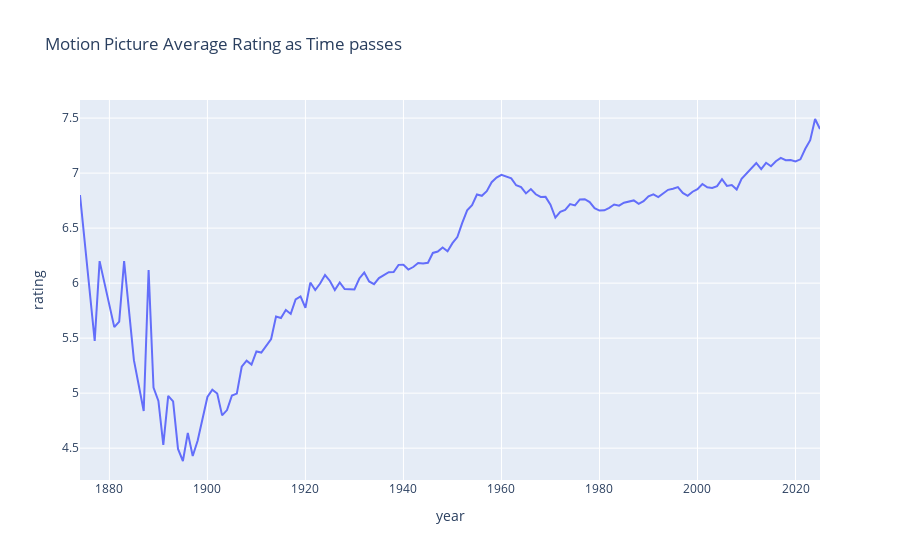

The notebook cell this image was saved under:
### Markdown cell above
Now we can plot how the average rating of movies has trended historically:

### Code cell
fig = px.line(result, x = "year", y = "rating", title = "Motion Picture Average Rating as Time passes")
fig.show()

### Figure 1 — Plotly figure (JSON) as saved in the notebook; plotly's stock layout.template omitted (floating-point values rounded to 4 significant figures; data arrays with more than 128 entries replaced by an {"elided": "..."} marker saying what was removed)
{"data": [{"hovertemplate": "year=%{x}<br>rating=%{y}<extra></extra>", "legendgroup": "", "line": {"color": "#636efa", "dash": "solid"}, "marker": {"symbol": "circle"}, "mode": "lines", "name": "", "orientation": "v", "showlegend": false, "type": "scatter", "x": {"elided": "146 int values"}, "xaxis": "x", "y": {"elided": "146 float values"}, "yaxis": "y"}], "layout": {"legend": {"tracegroupgap": 0}, "title": {"text": "Motion Picture Average Rating as Time passes"}, "xaxis": {"anchor": "y", "domain": [0, 1], "title": {"text": "year"}}, "yaxis": {"anchor": "x", "domain": [0, 1], "title": {"text": "rating"}}}}
